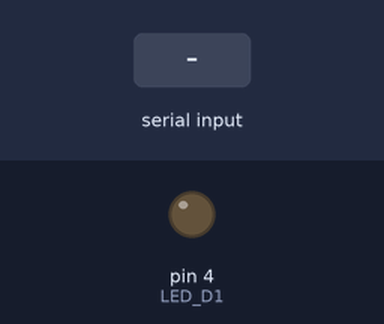
A sketch run on a simulated Arduino Uno, built with avr-gcc and run on an emulated ATmega328P. Parts: output pins drawn as LEDs (lit = HIGH). Inputs (shaded band) come from the test bench.

Above: at 1.2 s.
1.3 s: "ON\n" received over Serial
At 1.9 s:
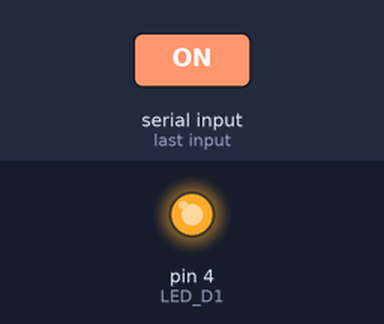
2.8 s: "OFF\n" received over Serial
At 3.1 s:
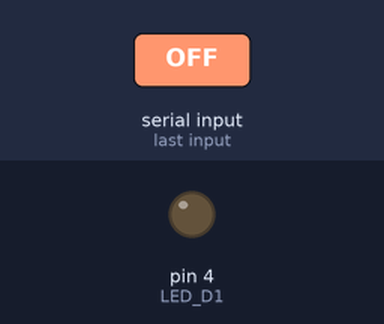
Timing chart, 0 to 5.8 s (numbered marks = the images above; inputs shaded):
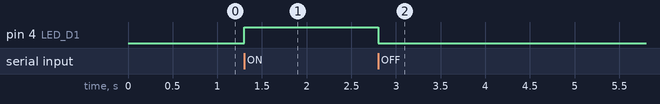

Measured:
- after the input at 1.3 s, pin 4 (LED_D1): LOW → HIGH at once
- after the input at 2.8 s, pin 4 (LED_D1): HIGH → LOW at once

The sketch:

GroundStation_LED_SERIAL_STRING.ino
```cpp
//TURN ON ONE LED VIA SERIAL WITH STRING
#define LED_D1 4

void setup() {
  Serial.begin(9600);
  pinMode(LED_D1, OUTPUT);
}

void loop() {
  if (Serial.available() > 0) {
    // Read the incoming byte
    String command = Serial.readStringUntil('\n');
    command.trim(); //Cuts the string when you click RETURN (\n)

    // Check the received command
    if (command.equals("ON")) {
      // Turn on the LED
      digitalWrite(LED_D1, HIGH);
    } else if (command.equals("OFF")) {
      // Turn off the LED
      digitalWrite(LED_D1, LOW);
    }
  }
}
```
